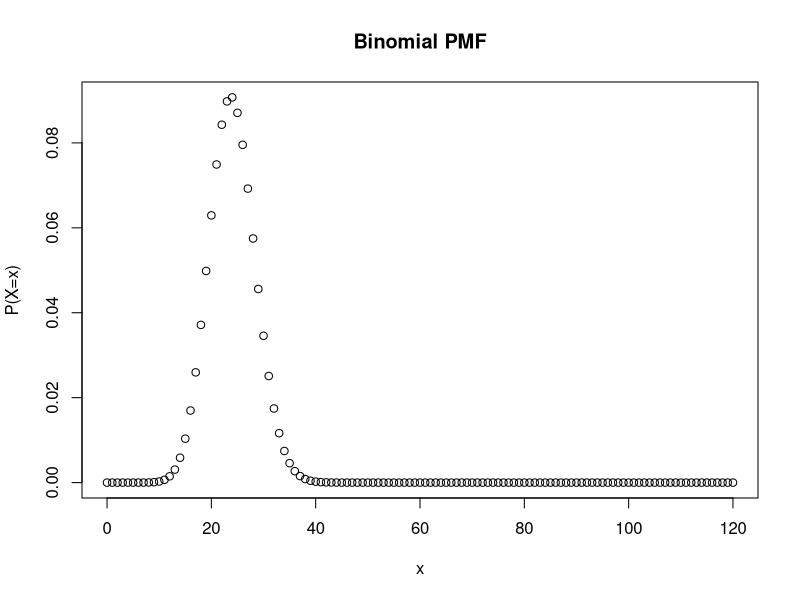

Recreate this plot in R.

library('ggplot2')

# Create a sample of 120 numbers which are incremented by 1.
x <- seq(0,120,by = 1)

# Create the binomial distribution.
y <- dbinom(x,120,0.2)

# Give the chart file a name.
png(file = "dbinom.png")

# Plot the graph for this sample.
p <- plot(x,y, xlab='x', ylab='P(X=x)', main='Binomial PMF')

# Save the file.
dev.off()